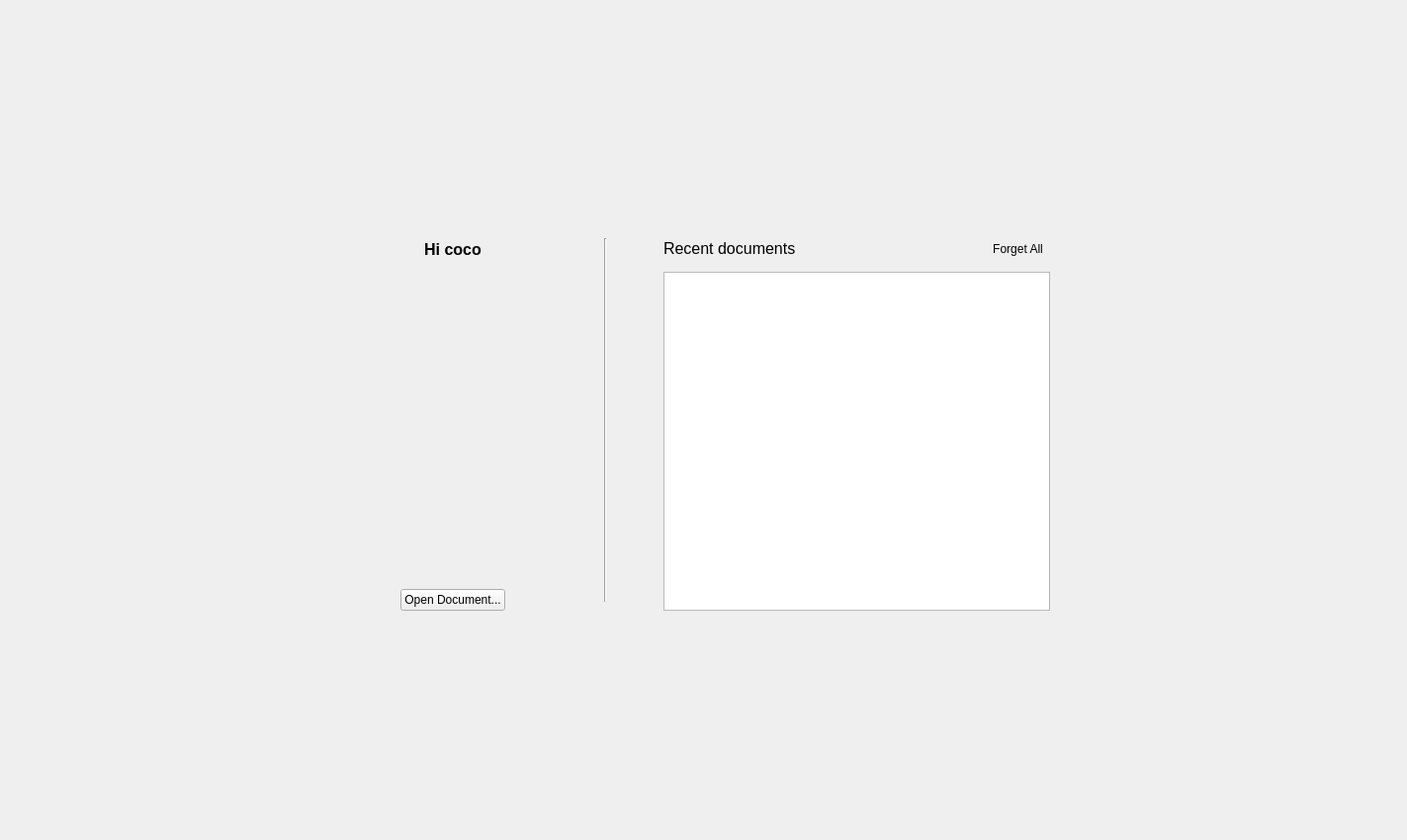
<?xml version="1.0" encoding="UTF-8"?>
<!--
SPDX-FileCopyrightText: 2021 Jiří Wolker <woljiri@gmail.com>
SPDX-License-Identifier: GPL-2.0-or-later
-->
<ui version="4.0">
 <class>WelcomeScreen</class>
 <widget class="QWidget" name="WelcomeScreen">
  <property name="geometry">
   <rect>
    <x>0</x>
    <y>0</y>
    <width>1423</width>
    <height>850</height>
   </rect>
  </property>
  <property name="acceptDrops">
   <bool>true</bool>
  </property>
  <layout class="QGridLayout" name="gridLayout" rowstretch="3,5,0,3" columnstretch="1,4,1">
   <property name="leftMargin">
    <number>0</number>
   </property>
   <property name="topMargin">
    <number>0</number>
   </property>
   <property name="rightMargin">
    <number>0</number>
   </property>
   <property name="bottomMargin">
    <number>0</number>
   </property>
   <property name="spacing">
    <number>0</number>
   </property>
   <item row="1" column="0" rowspan="3">
    <spacer name="horizontalSpacer_8">
     <property name="orientation">
      <enum>Qt::Horizontal</enum>
     </property>
     <property name="sizeType">
      <enum>QSizePolicy::MinimumExpanding</enum>
     </property>
     <property name="sizeHint" stdset="0">
      <size>
       <width>48</width>
       <height>20</height>
      </size>
     </property>
    </spacer>
   </item>
   <item row="0" column="1">
    <spacer name="verticalSpacer_5">
     <property name="orientation">
      <enum>Qt::Vertical</enum>
     </property>
     <property name="sizeType">
      <enum>QSizePolicy::MinimumExpanding</enum>
     </property>
     <property name="sizeHint" stdset="0">
      <size>
       <width>20</width>
       <height>48</height>
      </size>
     </property>
    </spacer>
   </item>
   <item row="1" column="1" rowspan="2">
    <widget class="QWidget" name="horizontalWidget_2" native="true">
     <property name="sizePolicy">
      <sizepolicy hsizetype="Expanding" vsizetype="MinimumExpanding">
       <horstretch>0</horstretch>
       <verstretch>0</verstretch>
      </sizepolicy>
     </property>
     <property name="minimumSize">
      <size>
       <width>0</width>
       <height>256</height>
      </size>
     </property>
     <property name="maximumSize">
      <size>
       <width>700</width>
       <height>16777215</height>
      </size>
     </property>
     <layout class="QHBoxLayout" name="horizontalLayout_2">
      <property name="spacing">
       <number>0</number>
      </property>
      <property name="leftMargin">
       <number>0</number>
      </property>
      <property name="topMargin">
       <number>0</number>
      </property>
      <property name="rightMargin">
       <number>0</number>
      </property>
      <property name="bottomMargin">
       <number>0</number>
      </property>
      <item>
       <widget class="QFrame" name="verticalFrame">
        <property name="sizePolicy">
         <sizepolicy hsizetype="Maximum" vsizetype="Expanding">
          <horstretch>1</horstretch>
          <verstretch>0</verstretch>
         </sizepolicy>
        </property>
        <property name="maximumSize">
         <size>
          <width>192</width>
          <height>16777215</height>
         </size>
        </property>
        <property name="frameShape">
         <enum>QFrame::NoFrame</enum>
        </property>
        <layout class="QVBoxLayout" name="verticalLayout_5">
         <property name="spacing">
          <number>0</number>
         </property>
         <property name="leftMargin">
          <number>0</number>
         </property>
         <property name="topMargin">
          <number>0</number>
         </property>
         <property name="rightMargin">
          <number>0</number>
         </property>
         <property name="bottomMargin">
          <number>0</number>
         </property>
         <item>
          <widget class="QLabel" name="label">
           <property name="minimumSize">
            <size>
             <width>0</width>
             <height>40</height>
            </size>
           </property>
           <property name="font">
            <font>
             <pointsize>12</pointsize>
             <weight>75</weight>
             <bold>true</bold>
            </font>
           </property>
           <property name="text">
            <string>Hi coco</string>
           </property>
           <property name="alignment">
            <set>Qt::AlignCenter</set>
           </property>
           <property name="wordWrap">
            <bool>true</bool>
           </property>
           <property name="margin">
            <number>0</number>
           </property>
          </widget>
         </item>
         <item>
          <spacer name="verticalSpacer_2">
           <property name="orientation">
            <enum>Qt::Vertical</enum>
           </property>
           <property name="sizeType">
            <enum>QSizePolicy::MinimumExpanding</enum>
           </property>
           <property name="sizeHint" stdset="0">
            <size>
             <width>12</width>
             <height>12</height>
            </size>
           </property>
          </spacer>
         </item>
         <item>
          <widget class="QLabel" name="appIcon">
           <property name="text">
            <string notr="true"/>
           </property>
           <property name="alignment">
            <set>Qt::AlignCenter</set>
           </property>
          </widget>
         </item>
         <item>
          <spacer name="verticalSpacer_3">
           <property name="orientation">
            <enum>Qt::Vertical</enum>
           </property>
           <property name="sizeType">
            <enum>QSizePolicy::MinimumExpanding</enum>
           </property>
           <property name="sizeHint" stdset="0">
            <size>
             <width>20</width>
             <height>12</height>
            </size>
           </property>
          </spacer>
         </item>
         <item>
          <layout class="QHBoxLayout" name="horizontalLayout">
           <property name="sizeConstraint">
            <enum>QLayout::SetMinimumSize</enum>
           </property>
           <item>
            <spacer name="horizontalSpacer">
             <property name="orientation">
              <enum>Qt::Horizontal</enum>
             </property>
             <property name="sizeType">
              <enum>QSizePolicy::Expanding</enum>
             </property>
             <property name="sizeHint" stdset="0">
              <size>
               <width>48</width>
               <height>0</height>
              </size>
             </property>
            </spacer>
           </item>
           <item>
            <widget class="QPushButton" name="openButton">
             <property name="text">
              <string comment="on welcome screen">Open Document...</string>
             </property>
             <property name="icon">
              <iconset theme="document-open" />
             </property>
            </widget>
           </item>
           <item>
            <spacer name="horizontalSpacer_2">
             <property name="orientation">
              <enum>Qt::Horizontal</enum>
             </property>
             <property name="sizeType">
              <enum>QSizePolicy::Expanding</enum>
             </property>
             <property name="sizeHint" stdset="0">
              <size>
               <width>48</width>
               <height>0</height>
              </size>
             </property>
            </spacer>
           </item>
          </layout>
         </item>
        </layout>
       </widget>
      </item>
      <item>
       <spacer name="horizontalSpacer_4">
        <property name="orientation">
         <enum>Qt::Horizontal</enum>
        </property>
        <property name="sizeType">
         <enum>QSizePolicy::Maximum</enum>
        </property>
        <property name="sizeHint" stdset="0">
         <size>
          <width>48</width>
          <height>20</height>
         </size>
        </property>
       </spacer>
      </item>
      <item>
       <widget class="QWidget" name="verticalWidget" native="true">
        <property name="sizePolicy">
         <sizepolicy hsizetype="Fixed" vsizetype="Preferred">
          <horstretch>0</horstretch>
          <verstretch>0</verstretch>
         </sizepolicy>
        </property>
        <layout class="QVBoxLayout" name="verticalLayout" stretch="1">
         <property name="spacing">
          <number>0</number>
         </property>
         <item>
          <widget class="Line" name="line_2">
           <property name="sizePolicy">
            <sizepolicy hsizetype="Minimum" vsizetype="Minimum">
             <horstretch>0</horstretch>
             <verstretch>0</verstretch>
            </sizepolicy>
           </property>
           <property name="orientation">
            <enum>Qt::Vertical</enum>
           </property>
          </widget>
         </item>
        </layout>
       </widget>
      </item>
      <item>
       <spacer name="horizontalSpacer_3">
        <property name="orientation">
         <enum>Qt::Horizontal</enum>
        </property>
        <property name="sizeType">
         <enum>QSizePolicy::Maximum</enum>
        </property>
        <property name="sizeHint" stdset="0">
         <size>
          <width>48</width>
          <height>20</height>
         </size>
        </property>
       </spacer>
      </item>
      <item>
       <widget class="QWidget" name="recentsArea" native="true">
        <property name="sizePolicy">
         <sizepolicy hsizetype="Expanding" vsizetype="Expanding">
          <horstretch>0</horstretch>
          <verstretch>0</verstretch>
         </sizepolicy>
        </property>
        <layout class="QVBoxLayout" name="verticalLayout_3" stretch="0,1">
         <property name="spacing">
          <number>4</number>
         </property>
         <property name="leftMargin">
          <number>0</number>
         </property>
         <property name="topMargin">
          <number>0</number>
         </property>
         <property name="rightMargin">
          <number>0</number>
         </property>
         <property name="bottomMargin">
          <number>0</number>
         </property>
         <item>
          <widget class="QWidget" name="horizontalWidget" native="true">
           <property name="sizePolicy">
            <sizepolicy hsizetype="Preferred" vsizetype="Fixed">
             <horstretch>0</horstretch>
             <verstretch>0</verstretch>
            </sizepolicy>
           </property>
           <property name="minimumSize">
            <size>
             <width>0</width>
             <height>36</height>
            </size>
           </property>
           <layout class="QHBoxLayout" name="horizontalLayout_3">
            <property name="spacing">
             <number>0</number>
            </property>
            <property name="leftMargin">
             <number>0</number>
            </property>
            <property name="rightMargin">
             <number>0</number>
            </property>
            <item>
             <widget class="QLabel" name="label_2">
              <property name="sizePolicy">
               <sizepolicy hsizetype="Preferred" vsizetype="Expanding">
                <horstretch>0</horstretch>
                <verstretch>0</verstretch>
               </sizepolicy>
              </property>
              <property name="font">
               <font>
                <pointsize>12</pointsize>
               </font>
              </property>
              <property name="text">
               <string comment="on welcome screen">Recent documents</string>
              </property>
              <property name="alignment">
               <set>Qt::AlignLeading|Qt::AlignLeft|Qt::AlignVCenter</set>
              </property>
             </widget>
            </item>
            <item>
             <widget class="QToolButton" name="forgetAllButton">
              <property name="text">
               <string comment="on welcome screen (recent document list)">Forget All</string>
              </property>
              <property name="icon">
               <iconset theme="edit-clear-history"/>
              </property>
              <property name="toolButtonStyle">
               <enum>Qt::ToolButtonTextBesideIcon</enum>
              </property>
              <property name="autoRaise">
               <bool>true</bool>
              </property>
             </widget>
            </item>
           </layout>
          </widget>
         </item>
         <item>
          <widget class="QListView" name="recentsListView">
           <property name="sizePolicy">
            <sizepolicy hsizetype="Expanding" vsizetype="Expanding">
             <horstretch>0</horstretch>
             <verstretch>1</verstretch>
            </sizepolicy>
           </property>
           <property name="minimumSize">
            <size>
             <width>200</width>
             <height>128</height>
            </size>
           </property>
           <property name="verticalScrollBarPolicy">
            <enum>Qt::ScrollBarAsNeeded</enum>
           </property>
           <property name="horizontalScrollBarPolicy">
            <enum>Qt::ScrollBarAsNeeded</enum>
           </property>
          </widget>
         </item>
        </layout>
       </widget>
      </item>
     </layout>
    </widget>
   </item>
   <item row="0" column="2">
    <layout class="QGridLayout" name="gridLayout_2">
     <item row="0" column="0">
      <spacer name="horizontalSpacer_5">
       <property name="orientation">
        <enum>Qt::Horizontal</enum>
       </property>
       <property name="sizeHint" stdset="0">
        <size>
         <width>40</width>
         <height>20</height>
        </size>
       </property>
      </spacer>
     </item>
     <item row="0" column="1">
      <widget class="QPushButton" name="closeButton">
       <property name="sizePolicy">
        <sizepolicy hsizetype="Minimum" vsizetype="Fixed">
         <horstretch>0</horstretch>
         <verstretch>0</verstretch>
        </sizepolicy>
       </property>
       <property name="toolTip">
        <string>Hide welcome screen</string>
       </property>
       <property name="text">
        <string comment="on welcome screen"/>
       </property>
       <property name="icon">
        <iconset theme="window-close"/>
       </property>
       <property name="flat">
        <bool>true</bool>
       </property>
      </widget>
     </item>
     <item row="1" column="1">
      <spacer name="verticalSpacer">
       <property name="orientation">
        <enum>Qt::Vertical</enum>
       </property>
       <property name="sizeHint" stdset="0">
        <size>
         <width>20</width>
         <height>40</height>
        </size>
       </property>
      </spacer>
     </item>
    </layout>
   </item>
   <item row="1" column="2" rowspan="3">
    <spacer name="horizontalSpacer_6">
     <property name="orientation">
      <enum>Qt::Horizontal</enum>
     </property>
     <property name="sizeHint" stdset="0">
      <size>
       <width>40</width>
       <height>20</height>
      </size>
     </property>
    </spacer>
   </item>
   <item row="3" column="1">
    <spacer name="verticalSpacer_6">
     <property name="orientation">
      <enum>Qt::Vertical</enum>
     </property>
     <property name="sizeType">
      <enum>QSizePolicy::MinimumExpanding</enum>
     </property>
     <property name="sizeHint" stdset="0">
      <size>
       <width>20</width>
       <height>48</height>
      </size>
     </property>
    </spacer>
   </item>
  </layout>
 </widget>
 <tabstops>
  <tabstop>openButton</tabstop>
 </tabstops>
 <resources/>
 <connections/>
</ui>
